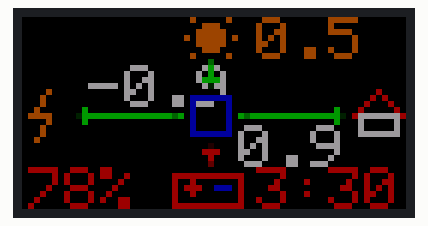
This sketch was run on a simulated Arduino Uno, built with avr-gcc and run on an emulated ATmega328P. On the bench: 64×32 colour display.

Above: at 0.1 s.
At 1.69 s:
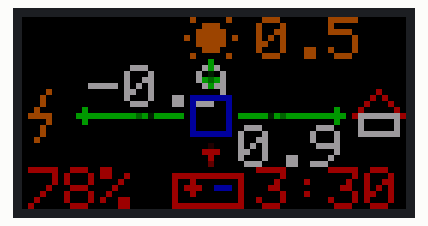
At 3.27 s:
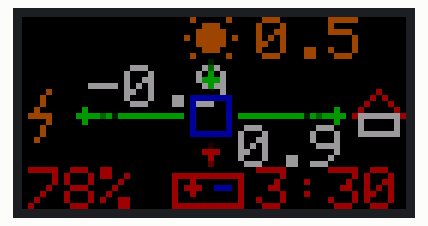
At 6.44 s:
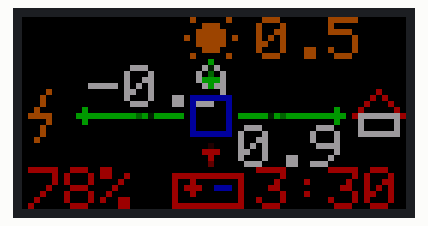
At 9.61 s:
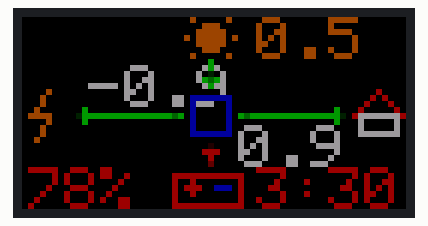
At 12.78 s:
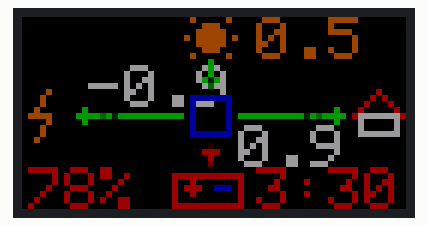

The sketch:

anenji_rgb_test_discharge_eta.ino
```cpp
#include <RGBmatrixPanel.h>

#define CLK 11
#define OE   9
#define LAT  10
#define A    A0
#define B    A1
#define C    A2
#define D    A3

RGBmatrixPanel matrix(A, B, C, D, CLK, LAT, OE, false, 64);


// ============================================================
// Яркость 0...7
// ============================================================

uint8_t PANEL_BRIGHTNESS = 4;


// ============================================================
// ТЕСТОВЫЕ ДАННЫЕ
//
// batteryPower:
//   > 0 = BAT -> INV  (разряд)
//   < 0 = INV -> BAT  (заряд)
//
// etaToReserveSec:
//   оставшееся время до резервного SOC, секунд
// ============================================================

int pvPower      = 500;
int gridPower    = -940;    // тест отдачи в сеть
int loadPower    = 913;
int batteryPower = 450;     // +450 W = РАЗРЯД

float batteryVoltage = 54.5;
int batterySoc = 78;

bool batteryDischarging = true;
long etaToReserveSec = 3L * 3600L + 30L * 60L;   // 3:30


// ============================================================
// АНИМАЦИЯ
// ============================================================

#define ANIM_FPS 15

uint32_t prevAnimTime = 0;
uint16_t animPhase = 0;
uint16_t slowAnimPhase = 0;
uint8_t slowDivider = 0;


// ============================================================
// ЦВЕТА
// ============================================================

uint16_t BLACK;
uint16_t WHITE;
uint16_t GREEN;
uint16_t GREY;
uint16_t YELLOW;
uint16_t BLUE;
uint16_t RED;

uint16_t FLOW_HEAD;
uint16_t FLOW_MID;
uint16_t FLOW_TAIL;

uint16_t BAT_FLOW_HEAD;
uint16_t BAT_FLOW_TAIL;


// ============================================================
// Установка цветов с учетом общей яркости
// ============================================================

void updateColors() {

  uint8_t b = constrain(PANEL_BRIGHTNESS, 0, 7);

  BLACK = matrix.Color333(0, 0, 0);
  WHITE = matrix.Color333(b, b, b);
  GREEN = matrix.Color333(0, b, 0);
  RED   = matrix.Color333(b, 0, 0);
  BLUE  = matrix.Color333(0, 0, b);

  uint8_t yellowGreen = (b * 5) / 7;
  if (b > 0 && yellowGreen == 0) yellowGreen = 1;
  YELLOW = matrix.Color333(b, yellowGreen, 0);

  uint8_t grey = b / 3;
  if (b > 0 && grey == 0) grey = 1;
  GREY = matrix.Color333(grey, grey, grey);

  uint8_t headG = max((int)b - 1, 1);
  uint8_t midG  = max((int)b - 2, 1);
  uint8_t tailG = 1;

  FLOW_HEAD = matrix.Color333(0, headG, 0);
  FLOW_MID  = matrix.Color333(0, midG, 0);
  FLOW_TAIL = matrix.Color333(0, tailG, 0);

  uint8_t batHeadR = max((int)b - 1, 1);
  uint8_t batTailR = 1;

  BAT_FLOW_HEAD = matrix.Color333(batHeadR, 0, 0);
  BAT_FLOW_TAIL = matrix.Color333(batTailR, 0, 0);
}


// ============================================================
// Вывод мощности в кВт
// ============================================================

void printPowerKW(int x, int y, long watts, uint16_t color) {

  bool negative = (watts < 0);
  if (negative) watts = -watts;

  unsigned long tenths = watts / 100;
  unsigned long whole = tenths / 10;
  unsigned long decimal = tenths % 10;

  matrix.setTextSize(1);
  matrix.setTextWrap(false);
  matrix.setTextColor(color);
  matrix.setCursor(x, y);

  if (negative) matrix.print("-");

  matrix.print(whole);
  matrix.print(".");
  matrix.print(decimal);
}


// ============================================================
// ETA
// ============================================================

void printETA(int x, int y, long seconds, uint16_t color) {

  matrix.setTextSize(1);
  matrix.setTextWrap(false);
  matrix.setTextColor(color);
  matrix.setCursor(x, y);

  if (seconds < 0) {
    matrix.print("--:--");
    return;
  }

  unsigned long totalMinutes = (unsigned long)seconds / 60UL;
  unsigned int hours = totalMinutes / 60UL;
  uint8_t minutes = totalMinutes % 60UL;

  if (hours > 99) {
    matrix.print(">99h");
    return;
  }

  matrix.print(hours);
  matrix.print(":");

  if (minutes < 10) matrix.print("0");

  matrix.print(minutes);
}


// ============================================================
// Солнце
// ============================================================

void drawSun(int x, int y) {

  matrix.fillCircle(x, y, 2, YELLOW);

  matrix.drawPixel(x, y - 4, YELLOW);
  matrix.drawPixel(x, y + 4, YELLOW);
  matrix.drawPixel(x - 4, y, YELLOW);
  matrix.drawPixel(x + 4, y, YELLOW);

  matrix.drawPixel(x - 3, y - 3, YELLOW);
  matrix.drawPixel(x + 3, y - 3, YELLOW);
  matrix.drawPixel(x - 3, y + 3, YELLOW);
  matrix.drawPixel(x + 3, y + 3, YELLOW);
}


// ============================================================
// Молния / сеть
// ============================================================

void drawGridIcon(int x, int y) {

  matrix.drawLine(x + 3, y, x, y + 4, YELLOW);
  matrix.drawLine(x, y + 4, x + 3, y + 4, YELLOW);
  matrix.drawLine(x + 3, y + 4, x + 1, y + 8, YELLOW);
}


// ============================================================
// Инвертор
// ============================================================

void drawInverter(int x, int y) {

  matrix.drawRect(x, y, 7, 7, BLUE);
}


// ============================================================
// Дом
// ============================================================

void drawHouse(int x, int y) {

  matrix.drawRect(x + 1, y + 4, 7, 4, WHITE);
  matrix.drawLine(x, y + 4, x + 4, y, RED);
  matrix.drawLine(x + 4, y, x + 8, y + 4, RED);
}


// ============================================================
// Батарея
// ============================================================

void drawBattery(int x, int y, int soc, uint16_t color) {

  (void)soc;

  matrix.drawRect(x, y, 12, 6, color);

  matrix.drawPixel(x + 2, y + 2, RED);
  matrix.drawPixel(x + 3, y + 2, RED);
  matrix.drawPixel(x + 4, y + 2, RED);
  matrix.drawPixel(x + 3, y + 1, RED);
  matrix.drawPixel(x + 3, y + 3, RED);

  matrix.drawPixel(x + 7, y + 2, BLUE);
  matrix.drawPixel(x + 8, y + 2, BLUE);
  matrix.drawPixel(x + 9, y + 2, BLUE);
}


// ============================================================
// СТАТИЧЕСКИЕ СТРЕЛКИ
// ============================================================

void arrowRight(int x1, int y, int x2, uint16_t color) {

  matrix.drawLine(x1, y, x2, y, color);
  matrix.drawPixel(x2 - 1, y - 1, color);
  matrix.drawPixel(x2 - 1, y + 1, color);
}

void arrowLeft(int x1, int y, int x2, uint16_t color) {

  matrix.drawLine(x1, y, x2, y, color);
  matrix.drawPixel(x1 + 1, y - 1, color);
  matrix.drawPixel(x1 + 1, y + 1, color);
}

void arrowDown(int x, int y1, int y2, uint16_t color) {

  matrix.drawLine(x, y1, x, y2, color);
  matrix.drawPixel(x - 1, y2 - 1, color);
  matrix.drawPixel(x + 1, y2 - 1, color);
}

void arrowUp(int x, int y1, int y2, uint16_t color) {

  matrix.drawLine(x, y1, x, y2, color);
  matrix.drawPixel(x - 1, y1 + 1, color);
  matrix.drawPixel(x + 1, y1 + 1, color);
}


// ============================================================
// АНИМИРОВАННЫЙ ПОТОК
// ============================================================

void flowHorizontal(int x1, int x2, int y, bool reverse, uint16_t phase) {

  int len = x2 - x1 + 1;
  if (len <= 0) return;

  int p0 = phase % len;
  int p1 = (p0 + len - 2) % len;

  if (reverse) {
    p0 = len - 1 - p0;
    p1 = len - 1 - p1;
  }

  matrix.drawPixel(x1 + p1, y, FLOW_TAIL);
  matrix.drawPixel(x1 + p0, y, FLOW_HEAD);
}


void flowVertical(int x, int y1, int y2, bool reverse, uint16_t phase) {

  int len = y2 - y1 + 1;
  if (len <= 0) return;

  int p0 = phase % len;
  int p1 = (p0 + len - 1) % len;

  if (reverse) {
    p0 = len - 1 - p0;
    p1 = len - 1 - p1;
  }

  matrix.drawPixel(x, y1 + p1, FLOW_TAIL);
  matrix.drawPixel(x, y1 + p0, FLOW_HEAD);
}


void flowVerticalBattery(int x, int y1, int y2, bool reverse, uint16_t phase) {

  int len = y2 - y1 + 1;
  if (len <= 0) return;

  int p0 = phase % len;
  int p1 = (p0 + len - 1) % len;

  if (reverse) {
    p0 = len - 1 - p0;
    p1 = len - 1 - p1;
  }

  matrix.drawPixel(x, y1 + p1, BAT_FLOW_TAIL);
  matrix.drawPixel(x, y1 + p0, BAT_FLOW_HEAD);
}


// ============================================================
// ОСНОВНОЙ ЭКРАН
// ============================================================

void drawDashboard() {

  matrix.fillScreen(BLACK);

  // ----------------------------------------------------------
  // PV
  // ----------------------------------------------------------

  drawSun(31, 3);
  printPowerKW(39, 0, pvPower, YELLOW);

  uint16_t pvColor = (abs(pvPower) > 10) ? GREEN : GREY;
  arrowDown(31, 7, 11, pvColor);

  // ----------------------------------------------------------
  // GRID
  // ----------------------------------------------------------

  drawGridIcon(1, 12);

  // При отдаче в сеть есть знак "-", поэтому сдвигаем надпись вправо
  if (gridPower < 0) printPowerKW(11, 8, gridPower, WHITE);
  else printPowerKW(9, 8, gridPower, WHITE);

  // ----------------------------------------------------------
  // INVERTER
  // ----------------------------------------------------------

  drawInverter(28, 13);

  // ----------------------------------------------------------
  // HOUSE
  // ----------------------------------------------------------

  drawHouse(55, 12);

  // ----------------------------------------------------------
  // GRID <-> INVERTER
  // ----------------------------------------------------------

  uint16_t gridColor = (abs(gridPower) > 10) ? GREEN : GREY;

  if (gridPower >= 0) {
    arrowRight(9, 16, 26, gridColor);
  } else {
    arrowLeft(9, 16, 26, gridColor);
  }

  // ----------------------------------------------------------
  // INVERTER -> HOUSE
  // ----------------------------------------------------------

  uint16_t loadColor = (loadPower > 10) ? GREEN : GREY;
  arrowRight(36, 16, 53, loadColor);

  printPowerKW(36, 18, loadPower, WHITE);

  // ----------------------------------------------------------
  // BATTERY
  // ----------------------------------------------------------

  bool discharging = (batteryPower > 10);

  uint16_t batteryMainColor = discharging ? RED : GREEN;
  uint16_t batColor = (abs(batteryPower) > 10) ? batteryMainColor : GREY;

  drawBattery(25, 26, batterySoc, discharging ? RED : GREEN);

  // batteryPower > 0 = BAT -> INV = разряд
  // batteryPower < 0 = INV -> BAT = заряд

  if (batteryPower > 10) {
    arrowUp(31, 21, 24, RED);
  } else if (batteryPower < -10) {
    arrowDown(31, 21, 24, GREEN);
  } else {
    matrix.drawLine(31, 21, 31, 24, GREY);
  }

  // ----------------------------------------------------------
  // SOC
  // ----------------------------------------------------------

  matrix.setTextSize(1);
  matrix.setTextWrap(false);
  matrix.setTextColor(discharging ? RED : GREEN);
  matrix.setCursor(1, 25);

  matrix.print(batterySoc);
  matrix.print("%");

  // ----------------------------------------------------------
  // ETA
  // ----------------------------------------------------------

  if (batteryDischarging && etaToReserveSec >= 0) {
    printETA(39, 25, etaToReserveSec, RED);
  }
}


// ============================================================
// СЛОЙ АНИМАЦИИ
// ============================================================

void drawEnergyAnimation() {

  // PV -> inverter
  if (pvPower > 10) {
    flowVertical(31, 7, 11, false, slowAnimPhase);
  }

  // GRID <-> inverter
  if (abs(gridPower) > 10) {
    bool reverseGrid = (gridPower < 0);
    flowHorizontal(9, 26, 16, reverseGrid, animPhase);
  }

  // inverter -> load
  if (loadPower > 10) {
    flowHorizontal(36, 53, 16, false, animPhase);
  }

  // inverter <-> battery
  if (abs(batteryPower) > 10) {
    if (batteryPower > 0) {
      flowVerticalBattery(31, 21, 24, true, slowAnimPhase);
    } else {
      flowVertical(31, 21, 24, false, slowAnimPhase);
    }
  }
}


// ============================================================
// ВОССТАНОВЛЕНИЕ ТОЛЬКО ЛИНИЙ АНИМАЦИИ
// ============================================================

void restoreFlowLines() {

  uint16_t pvColor   = (abs(pvPower) > 10)   ? GREEN : GREY;
  uint16_t gridColor = (abs(gridPower) > 10) ? GREEN : GREY;
  uint16_t loadColor = (loadPower > 10)      ? GREEN : GREY;

  uint16_t batColor = GREY;
  if (batteryPower > 10) batColor = RED;
  else if (batteryPower < -10) batColor = GREEN;

  matrix.drawLine(31, 7, 31, 11, pvColor);
  matrix.drawLine(9, 16, 26, 16, gridColor);
  matrix.drawLine(36, 16, 53, 16, loadColor);
  matrix.drawLine(31, 21, 31, 24, batColor);
}


// ============================================================
// ЯРКОСТЬ
// ============================================================

void setPanelBrightness(uint8_t value) {

  PANEL_BRIGHTNESS = constrain(value, 0, 7);
  updateColors();
  drawDashboard();
}


// ============================================================
// SETUP
// ============================================================

void setup() {

  matrix.begin();
  updateColors();

  drawDashboard();
  drawEnergyAnimation();
}


// ============================================================
// LOOP
// ============================================================

void loop() {

  uint32_t now = millis();

  if (now - prevAnimTime >= (1000UL / ANIM_FPS)) {

    prevAnimTime = now;

    restoreFlowLines();

    animPhase++;

    slowDivider++;
    if (slowDivider >= 3) {
      slowDivider = 0;
      slowAnimPhase++;
    }

    drawEnergyAnimation();
  }
}
```

Measured:
- by itself, everything shown: repeats every 11.9 s, in 180 steps
